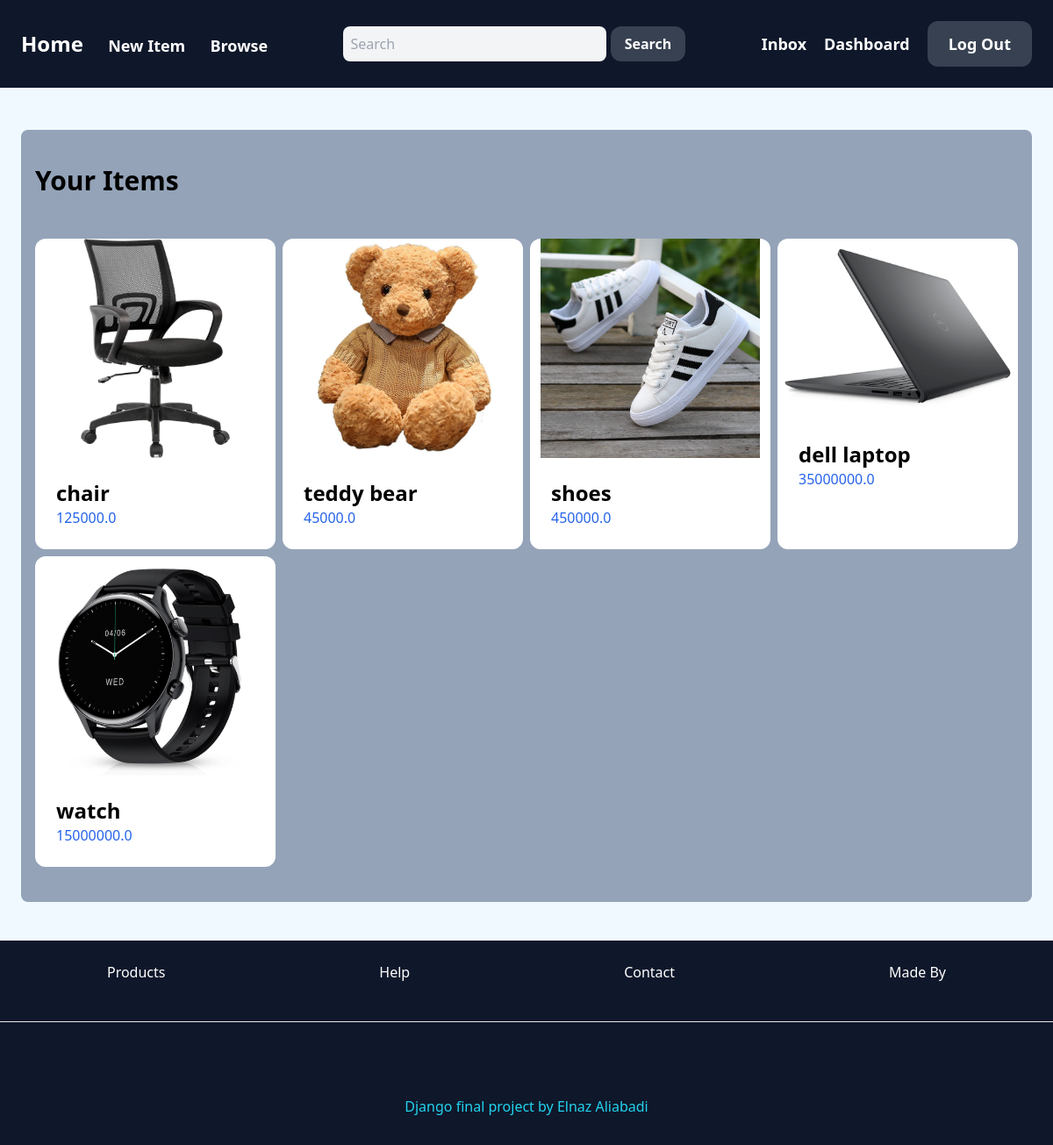
The app's page /dashboard/ (signed in) with its own data.
### item/models.py (models this page shows, shortened)
class Item(models.Model):
    category=models.ForeignKey(Category,related_name='items',on_delete=models.CASCADE)
    name=models.CharField(max_length=250,verbose_name='نام محصول')
    description=models.TextField(blank=True,null=True,verbose_name='توضیحات')
    price=models.FloatField()
    image=models.ImageField(upload_to='item_images',blank=True,null=True)
    is_sold=models.BooleanField(default=False)
    created_by= models.ForeignKey(User,related_name='items',on_delete=models.CASCADE)
    created_at=models.DateField(auto_now_add=True)

### dashboard/views.py (the view)
# urls.py: path('',views.index,name='dashboard')
@login_required
def index(request):
    items= Item.objects.filter(created_by=request.user)
    return render(request,'dashboard/index.html',{
        'items':items,
    })

### dashboard/templates/dashboard/index.html (shortened to what this page needs)
{% extends 'homepage/base.html' %}
{% block content %}
    <div class="mt-6 px-4 py-10 bg-slate-400 rounded-lg">
        <h2 class="text-3xl mb-12 font-semibold">Your Items</h2>
        <div class="grid grid-cols-4 gap-2">
            {% for i in items %}
                <div style="max-width: 20rem" class="bg-white hover:bg-purple-200 rounded-xl">
                    <a href="{% url 'item:detail' i.id %}">
                        <div class="items-center rounded-t-xl">
                            <img class="mx-auto" style="max-height: 250px;object-fit: contain" src="{{ i.image.url }}" alt="">
                        </div>
                        <div class="p-6 rounded-b-xl">
                            <h3 class="text-2xl font-bold">{{ i.name }}</h3>
                            <p class="text-md text-blue-600">{{ i.price }}</p>
                        </div>
                    </a>
                </div>
            {% endfor %}
        </div>
    </div>
{% endblock %}

### records on screen
Item: image (picture), name "chair", price "125000.0"
Item: image (picture), name "teddy bear", price "45000.0"
Item: image (picture), name "shoes", price "450000.0"
Item: image (picture), name "dell laptop", price "35000000.0"
Item: image (picture), name "watch", price "15000000.0"
